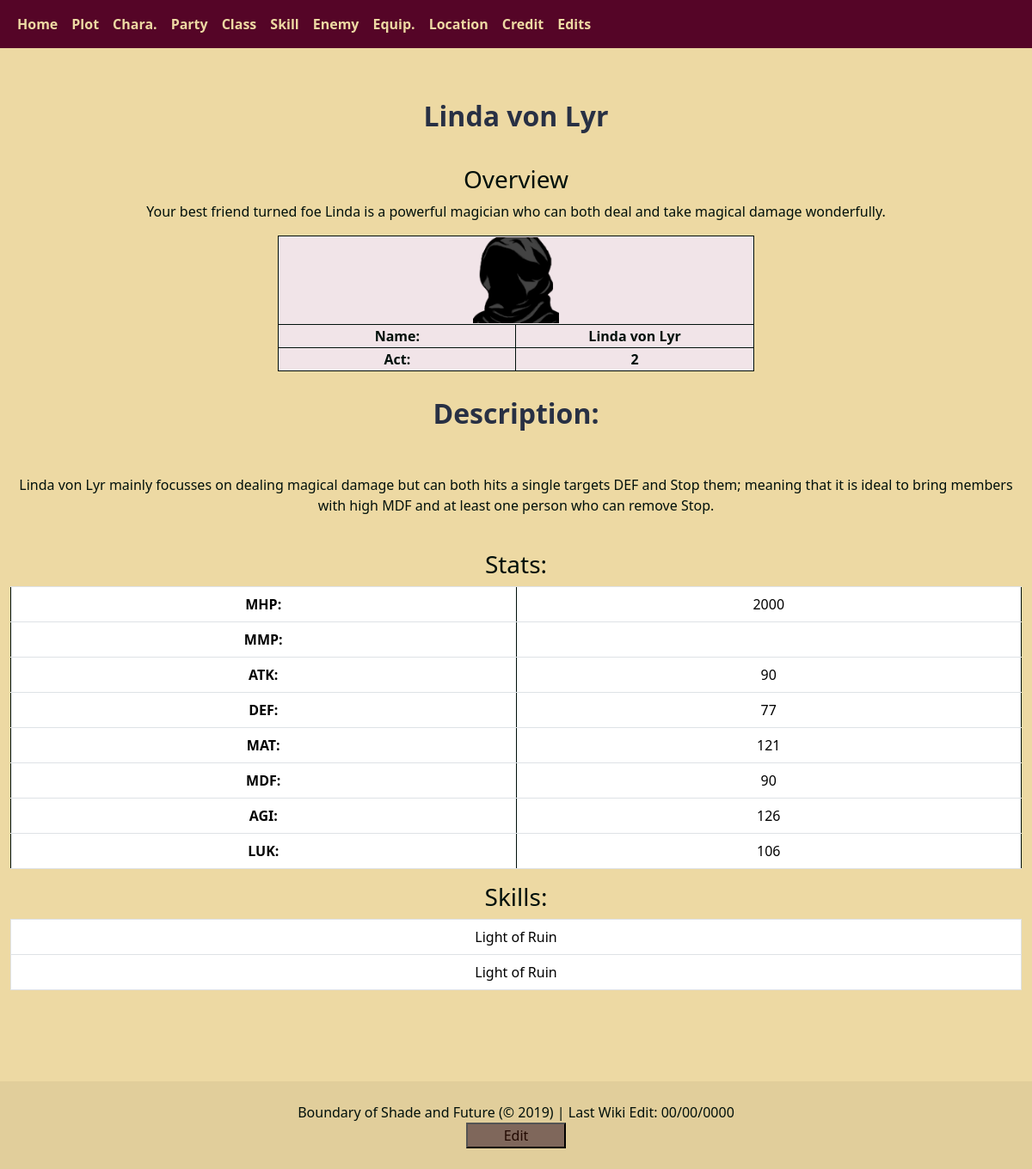
Page /home/enemies/Linda von Lyr on the committed database.
### tables this page shows
CREATE TABLE Enemies (EnemyID INTEGER PRIMARY KEY AUTOINCREMENT UNIQUE NOT NULL, Name TEXT (26) NOT NULL UNIQUE, Act TEXT (3) NOT NULL, MHP INTEGER (3) NOT NULL, MMP INTEGER (3) NOT NULL, ATK INTEGER (3) NOT NULL, DEF INTEGER (3) NOT NULL, MAT NUMERIC (3) NOT NULL, MDF INTEGER (3) NOT NULL, AGI INTEGER (3) NOT NULL, LUK INTEGER (3) NOT NULL, Overview TEXT (250), Description TEXT (800), CharID TEXT (8) REFERENCES Characters (CharID) ON DELETE CASCADE ON UPDATE CASCADE DEFERRABLE INITIALLY DEFERRED, Img TEXT (24));

CREATE TABLE Skills (SkillID INTEGER PRIMARY KEY AUTOINCREMENT UNIQUE NOT NULL, Name TEXT (30) NOT NULL, Type TEXT (40) NOT NULL, Usage TEXT (120), Element TEXT (12), Overview TEXT (250), Description TEXT (800), Img TEXT (24));

### app.py (the view)
@app.route('/home/Enemies/<name>')
@app.route('/home/enemies/<name>')
def enemy(name=None):
    sName = name
    address = 'enemyEdit'
    return accessEnemy(name, address)

### python/databaseFunctions.py (called while the page is built)
def openDatabase():
    base = os.path.abspath(os.path.dirname(__name__))
    db_location = base + "\database\RegnellaDB.db"
    database = getattr(g, 'database', None)
    if database is None:
        database = sqlite3.connect(db_location)
        g.database = database
    return database

def stringFormat(stringy):
    stringy = stringy.replace("(", "")
    stringy = stringy.replace(")", "")
    stringy = stringy.replace("'", "")
    stringy = stringy.replace('"', '')
    stringy = stringy.replace(",", "")
    print(stringy)
    stringy = stringy.replace("<br>", "\n")
    print(stringy)
    return stringy

### templates/PageHTML/individEnemyPage.html (shortened to what this page needs)
{% extends '/TemplateHTML/IndividualPages.html' %}
    {% block header %}
        <h2 class="pageTitle">{{ name }}</h2>
        <h3 id="sectionTitle">Overview</h3>
        <p>
        {{ overview }}
        </p>
        <table class="bodyTable">
            <tr>
                <th class="bodyRow" colspan="2"><img src="/static/img/{{ img }}.png" alt="Enemy Img" width="100" height="100"></th>
            </tr>
            <tr>
                <th class="bodyRow">Name:</th>
                <th class="bodyRow">{{ name }}</th>
            </tr>
            <tr>
                <th class="bodyRow">Act:</th>
                <th class="bodyRow">{{ act }}</th>
            </tr>
        </table>
    {% endblock header %}
    {% block content %}
        <div class="individOverview">
            <h2 class="sectionTitle">Description:</h2>
            <br>
            <p>{{ description }}</p>
            <br>
        </div>
            <div>
                <h3 class="minorTitle">Stats:</h3>
                <table class="table table-bordered">
                   <tr>
                       <th class="bodyRow">MHP:</th>
                       <td class="bodyRow">{{ MHP }}</td>
                   </tr>
                    <tr>
                        <th class="bodyRow">MMP:</th>
                        <td class="bodyRow">{{ mMMP }}</td>
                    </tr>
                    <tr>
                        <th class="bodyRow">ATK:</th>
                        <td class="bodyRow">{{ ATK }}</td>
                    </tr>
                    <tr>
                        <th class="bodyRow">DEF:</th>
                        <td class="bodyRow">{{ DEF }}</td>
                    </tr>
                    <tr>
                        <th class="bodyRow">MAT:</th>
                        <td class="bodyRow">{{ MAT }}</td>
                    </tr>
                    <tr>
                        <th class="bodyRow">MDF:</th>
                        <td class="bodyRow">{{ MDF }}</td>
                    </tr>
                    <tr>
                        <th class="bodyRow">AGI:</th>
                        <td class="bodyRow">{{ AGI }}</td>
                    </tr>
                    <tr>
                        <th class="bodyRow">LUK:</th>
                        <td class="bodyRow">{{ LUK }}</td>
                    </tr>
                </table>
            </div>
            <div>
                <h3 class="minorTitle">Skills:</h3>
                <table class="table table-bordered">
                    {% for item in skillList %}
                        <tr>
                            <td>{{ item }}</td>
                        </tr>
                    {% endfor %}
                </table>
            </div>
    {% endblock content %}

### static/css/styles/globalStyle.css (style rules this page uses)
body { background-color: #EDD9A3 !important; color: #00100B !important; text-align: center !important; }
.pageTitle { color: #283044 !important; padding-top: 60px !important; padding-bottom: 30px !important; font-weight: bold !important; }
.sectionTitle { color: #283044 !important; padding-top: 30px !important; padding-bottom: 20px !important; font-weight: bolder !important; }
.bodyTable { margin: 0 auto !important; color: #00100B !important; background-color: #F1E4E8 !important; border: 1px groove #00100B !important; border-collapse: collapse !important; }
.bodyRow { text-align: center !important;; width: 20% !important;; border: 1px groove #00100B !important; border-collapse: collapse !important; }

### rows in the picture
Enemies: Name "Linda von Lyr", Img (placeholder picture)
Skills: Name "Light of Ruin"

### other values in the picture
{{ overview }} "Your best friend turned foe Linda is a powerful magician who can both deal and take magical damage wonderfully."
{{ act }} "2"
{{ MHP }} "2000"
{{ ATK }} "90"
{{ DEF }} "77"
{{ MAT }} "121"
{{ MDF }} "90"
{{ AGI }} "126"
{{ LUK }} "106"
